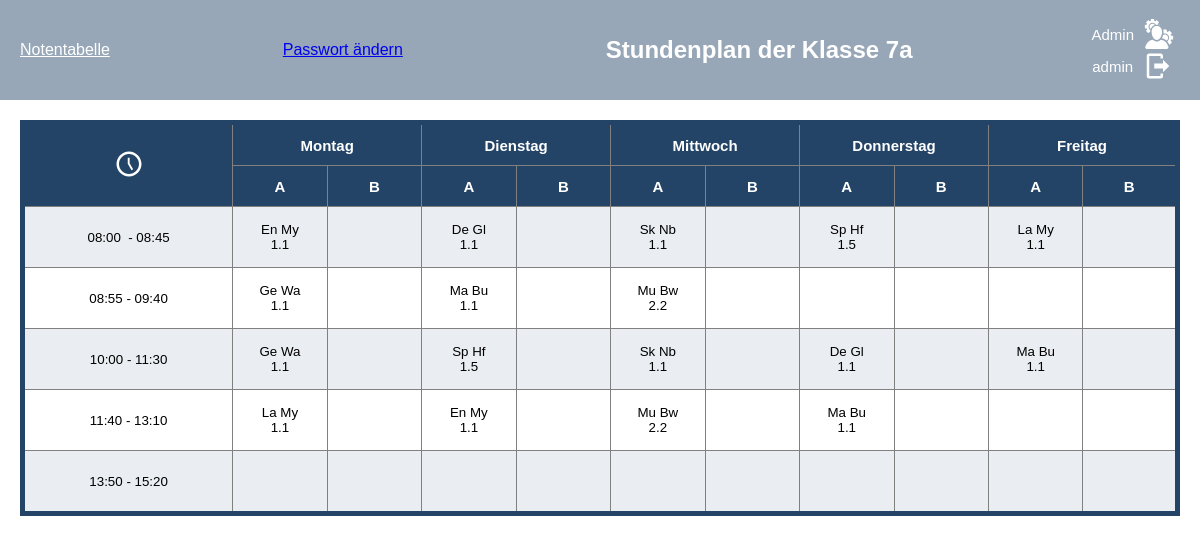
The app's page /schedule/7a/ (signed in) with its own data.
### stundenplan/models.py (models this page shows, shortened)
class Subject(models.Model):
    abkuerzung = models.CharField(max_length=10, unique=True)
    name = models.CharField(max_length=100, unique=True)
    grade = models.ManyToManyField(Grade, through='Subject_Grade')
    class Meta:
        verbose_name = 'Fach'
        verbose_name_plural = 'Fächer'
    pass

class Teacher(models.Model):
    first_name = models.CharField(max_length=30)
    last_name = models.CharField(max_length=30)
    short_name = models.CharField(max_length=3)
    subjects = models.ManyToManyField(Subject)
    class Meta:
        verbose_name = 'Lehrer'
        verbose_name_plural = 'Lehrer'
    pass

class Room(models.Model):
    room_number = models.CharField(max_length=30, unique=True)
    faecher = models.ManyToManyField(Subject)
    class Meta:
        verbose_name = 'Raum'
        verbose_name_plural = 'Räume'
    def __str__(self):
        return f"{self.room_number}"

### stundenplan/views.py (the view)
# urls.py: path('', index_view, name='index_view'),
@login_required
def index_view(request, bezeichnung):
    user = request.user
    if request.user.is_superuser or request.user.profile.klasse.bezeichnung == bezeichnung:
        context = get_plan(user, bezeichnung)
        return render(request, 'index.html', context)
    else:
        return render(request, '404.html')

### stundenplan/get_plan.py (called while the page is built)
def custom_subject_filter(klasse, lesson_number, weekday, week_choice):
    week_instance = Week.objects.get(week_choice=week_choice)
    lesson = Lesson.objects.filter(
        klasse=klasse,
        lesson_number=lesson_number,
        weekday=weekday,
        week_choice=week_instance,
    ).first()
    return lesson.subject.abkuerzung if lesson else ""

def custom_teacher_filter(klasse, lesson_number, weekday, week_choice):
    week_instance = Week.objects.get(week_choice=week_choice)
    lesson = Lesson.objects.filter(
        klasse=klasse,
        lesson_number=lesson_number,
        weekday=weekday,
        week_choice=week_instance,
    ).first()
    return lesson.teacher.short_name if lesson else ""

def custom_room_filter(klasse, lesson_number, weekday, week_choice):
    week_instance = Week.objects.get(week_choice=week_choice)
    lesson = Lesson.objects.filter(
        klasse=klasse,
        lesson_number=lesson_number,
        weekday=weekday,
        week_choice=week_instance,
    ).first()
    return lesson.room_number if lesson else ""

def set_username(user):
    if user.first_name and user.last_name:
        username = user.first_name + " " + user.last_name
    else:
        username = user.username
    return username

### templates/index.html (shortened to what this page needs)
<!DOCTYPE html>
<html lang="de">
<head>
    {% load static %}
    <link rel="stylesheet" type="text/css" href="{% static 'index.css' %}">
</head>
<body>
    <div class="header">
        <a class="notentabell-view" href="{% url 'index_view' %}">Notentabelle</a>
        <a href="{% url 'change_password' %}">Passwort ändern</a>
        <h1 class="header-heading">Stundenplan der Klasse {{klassenname}}</h1>
        <div class="logout-container" >
            {% if user.is_superuser %}
                <form method="post" action="{% url 'admin:index' %}">
                    <button type="submit" class="logout-button">
                        <a>Admin</a>
                    </button>
                </form>
            {% endif %}
            <form method="post" action="{% url 'logout' %}">
                <button type="submit" class="logout-button">
                    <div>{{username}}</div>
                    <svg class="logout" xmlns="http://www.w3.org/2000/svg" viewBox="0 0 24 24"><path d="M16,17V14H9V10H16V7L21,12L16,17M14,2A2,2 0 0,1 16,4V6H14V4H5V20H14V18H16V20A2,2 0 0,1 14,22H5A2,2 0 0,1 3,20V4A2,2 0 0,1 5,2H14Z" /></svg>
                </button>
            </form>
        </div>
    </div>
    <div class="content">
        <table class="table table-striped table-bordered table-hover doFixed">
            <thead>
                <tr class="darkrow">
                    <th rowspan="2"><svg class="clock" xmlns="http://www.w3.org/2000/svg" viewBox="0 0 24 24"><path d="M12 20C16.4 20 20 16.4 20 12S16.4 4 12 4 4 7.6 4 12 7.6 20 12 20M12 2C17.5 2 22 6.5 22 12S17.5 22 12 22C6.5 22 2 17.5 2 12C2 6.5 6.5 2 12 2M15.3 16.2L14 17L11 11.8V7H12.5V11.4L15.3 16.2Z" /></svg></th>
                    <th colspan="2">Montag</th>
                    <th colspan="2">Dienstag</th>
                    <th colspan="2">Mittwoch</th>
                    <th colspan="2">Donnerstag</th>
                    <th colspan="2">Freitag</th>
                </tr>
                <tr class="darkrow">
                    <th>A</th>
                    <th>B</th>
                    <th>A</th>
                    <th>B</th>
                    <th>A</th>
                    <th>B</th>
                    <th>A</th>
                    <th>B</th>
                    <th>A</th>
                    <th>B</th>
                </tr>
            </thead>
            <tbody>
                <tr class="darkrow 1.Stunde">
                    <td class="breack_word" data-label="Zeit">08:00 &nbsp- 08:45</td>
                    <td data-label="Montag A" colspan="1">{{monA1}}&nbsp;{{monA1Name}}<br>{{monA1Nr}}</td>
                    <td data-label="Montag B" colspan="1">{{monB1}}&nbsp;{{monB1Name}}<br>{{monB1Nr}}</td>
                    <td data-label="Dienstag A" colspan="1">{{tueA1}}&nbsp;{{tueA1Name}}<br>{{tueA1Nr}}</td>
                    <td data-label="Dienstag B" colspan="1">{{tueB1}}&nbsp;{{tueB1Name}}<br>{{tueB1Nr}}</td>
                    <td data-label="Mittwoch A" colspan="1">{{wedA1}}&nbsp;{{wedA1Name}}<br>{{wedA1Nr}}</td>
                    <td data-label="Mittwoch B" colspan="1">{{wedB1}}&nbsp;{{wedB1Name}}<br>{{wedB1Nr}}</td>
                    <td data-label="Donnerstag A" colspan="1">{{thuA1}}&nbsp;{{thuA1Name}}<br>{{thuA1Nr}}</td>
                    <td data-label="Donnerstag B" colspan="1">{{thuB1}}&nbsp;{{thuB1Name}}<br>{{thuB1Nr}}</td>
                    <td data-label="Freitag A" colspan="1">{{friA1}}&nbsp;{{friA1Name}}<br>{{friA1Nr}}</td>
                    <td data-label="Freitag B" colspan="1">{{friB1}}&nbsp;{{friB1Name}}<br>{{friB1Nr}}</td>
                </tr>
                <tr class="2.Stunde">
                    <td data-label="Zeit">08:55 - 09:40</td>
                    <td data-label="Montag A" colspan="1">{{monA2}}&nbsp;{{monA2Name}}<br>{{monA2Nr}}</td>
                    <td data-label="Montag B" colspan="1">{{monB2}}&nbsp;{{monB2Name}}<br>{{monB2Nr}}</td>
                    <td data-label="Dienstag A" colspan="1">{{tueA2}}&nbsp;{{tueA2Name}}<br>{{tueA2Nr}}</td>
                    <td data-label="Dienstag B" colspan="1">{{tueB2}}&nbsp;{{tueB2Name}}<br>{{tueB2Nr}}</td>
                    <td data-label="Mittwoch A" colspan="1">{{wedA2}}&nbsp;{{wedA2Name}}<br>{{wedA2Nr}}</td>
                    <td data-label="Mittwoch B" colspan="1">{{wedB2}}&nbsp;{{wedB2Name}}<br>{{wedB2Nr}}</td>
                    <td data-label="Donnerstag A" colspan="1">{{thuA2}}&nbsp;{{thuA2Name}}<br>{{thuA2Nr}}</td>
                    <td data-label="Donnerstag B" colspan="1">{{thuB2}}&nbsp;{{thuB2Name}}<br>{{thuB2Nr}}</td>
                    <td data-label="Freitag A" colspan="1">{{friA2}}&nbsp;{{friA2Name}}<br>{{friA2Nr}}</td>
                    <td data-label="Freitag B" colspan="1">{{friB2}}&nbsp;{{friB2Name}}<br>{{friB2Nr}}</td>
                </tr>
                <tr class="darkrow 3./4. Stunde">
                    <td data-label="Zeit">10:00 - 11:30</td>
                    <td data-label="Montag A" colspan="1">{{monA3_4}}&nbsp;{{monA3_4Name}}<br>{{monA3_4Nr}}</td>
                    <td data-label="Montag B" colspan="1">{{monB3_4}}&nbsp;{{monB3_4Name}}<br>{{monB3_4Nr}}</td>
                    <td data-label="Dienstag A" colspan="1">{{tueA3_4}}&nbsp;{{tueA3_4Name}}<br>{{tueA3_4Nr}}</td>
                    <td data-label="Dienstag B" colspan="1">{{tueB3_4}}&nbsp;{{tueB3_4Name}}<br>{{tueB3_4Nr}}</td>
                    <td data-label="Mittwoch A" colspan="1">{{wedA3_4}}&nbsp;{{wedA3_4Name}}<br>{{wedA3_4Nr}}</td>
                    <td data-label="Mittwoch B" colspan="1">{{wedB3_4}}&nbsp;{{wedB3_4Name}}<br>{{wedB3_4Nr}}</td>
                    <td data-label="Donnerstag A" colspan="1">{{thuA3_4}}&nbsp;{{thuA3_4Name}}<br>{{thuA3_4Nr}}</td>
                    <td data-label="Donnerstag B" colspan="1">{{thuB3_4}}&nbsp;{{thuB3_4Name}}<br>{{thuB3_4Nr}}</td>
                    <td data-label="Freitag A" colspan="1">{{friA3_4}}&nbsp;{{friA3_4Name}}<br>{{friA3_4Nr}}</td>
                    <td data-label="Freitag B" colspan="1">{{friB3_4}}&nbsp;{{friB3_4Name}}<br>{{friB3_4Nr}}</td>
                </tr>
                <tr class="5./6. Stunde">
                    <td data-label="Zeit">11:40 - 13:10</td>
                    <td data-label="Montag A" colspan="1">{{monA5_6}}&nbsp;{{monA5_6Name}}<br>{{monA5_6Nr}}</td>
                    <td data-label="Montag B" colspan="1">{{monB5_6}}&nbsp;{{monB5_6Name}}<br>{{monB5_6Nr}}</td>
                    <td data-label="Dienstag A" colspan="1">{{tueA5_6}}&nbsp;{{tueA5_6Name}}<br>{{tueA5_6Nr}}</td>
                    <td data-label="Dienstag B" colspan="1">{{tueB5_6}}&nbsp;{{tueB5_6Name}}<br>{{tueB5_6Nr}}</td>
                    <td data-label="Mittwoch A" colspan="1">{{wedA5_6}}&nbsp;{{wedA5_6Name}}<br>{{wedA5_6Nr}}</td>
                    <td data-label="Mittwoch B" colspan="1">{{wedB5_6}}&nbsp;{{wedB5_6Name}}<br>{{wedB5_6Nr}}</td>
                    <td data-label="Donnerstag A" colspan="1">{{thuA5_6}}&nbsp;{{thuA5_6Name}}<br>{{thuA5_6Nr}}</td>
                    <td data-label="Donnerstag B" colspan="1">{{thuB5_6}}&nbsp;{{thuB5_6Name}}<br>{{thuB5_6Nr}}</td>
                    <td data-label="Freitag A" colspan="1">{{friA5_6}}&nbsp;{{friA5_6Name}}<br>{{friA5_6Nr}}</td>
                    <td data-label="Freitag B" colspan="1">{{friB5_6}}&nbsp;{{friB5_6Name}}<br>{{friB5_6Nr}}</td>
                </tr>
                <tr class="darkrow 7./8. Stunde">
                    <td data-label="Zeit">13:50 - 15:20</td>
                    <td data-label="Montag A" colspan="1">{{monA7_8}}&nbsp;{{monA7_8Name}}<br>{{monA7_8Nr}}</td>
                    <td data-label="Montag B" colspan="1">{{monB7_8}}&nbsp;{{monB7_8Name}}<br>{{monB7_8Nr}}</td>
                    <td data-label="Dienstag A" colspan="1">{{tueA7_8}}&nbsp;{{tueA7_8Name}}<br>{{tueA7_8Nr}}</td>
                    <td data-label="Dienstag B" colspan="1">{{tueB7_8}}&nbsp;{{tueB7_8Name}}<br>{{tueB7_8Nr}}</td>
                    <td data-label="Mittwoch A" colspan="1">{{wedA7_8}}&nbsp;{{wedA7_8Name}}<br>{{wedA7_8Nr}}</td>
                    <td data-label="Mittwoch B" colspan="1">{{wedB7_8}}&nbsp;{{wedB7_8Name}}<br>{{wedB7_8Nr}}</td>
                    <td data-label="Donnerstag A" colspan="1">{{thuA7_8}}&nbsp;{{thuA7_8Name}}<br>{{thuA7_8Nr}}</td>
                    <td data-label="Donnerstag B" colspan="1">{{thuB7_8}}&nbsp;{{thuB7_8Name}}<br>{{thuB7_8Nr}}</td>
                    <td data-label="Freitag A" colspan="1">{{friA7_8}}&nbsp;{{friA7_8Name}}<br>{{friA7_8Nr}}</td>
                    <td data-label="Freitag B" colspan="1">{{friB7_8}}&nbsp;{{friB7_8Name}}<br>{{friB7_8Nr}}</td>
                </tr>
            </tbody>
        </table>
    </div>
</body>
</html>

### static/index.css (style rules this page uses)
:root { --background-color: #ffffff; --second-background-color: #E5E1DA; --darkrow: #23456718; --dark-accent: rgb(35,68,103); --ligth-accent: #b1dae7; --dark-font: #27374D; --ligth-font: white; }
body { display: flex; justify-content: center; align-items: center; flex-direction: column; font-family: Arial, Helvetica, sans-serif; background-color: var(--background-color); margin: 0; padding: 0; }
.header { position: fixed; background-color: #97a7b7; width: 100%; left: 0; top: 0; color: var(--ligth-font); display: flex; align-items: center; justify-content: space-between; height: 100px; padding: 0 20px; box-sizing: border-box; }
.header-heading { padding-left: 30px; font-size: 1.5rem; }
.logout-container { display: flex; align-items: center; flex-direction: column; }
.logout { height: 30px; width: 30px; fill: var(--ligth-font); }
.logout-button { background-color: transparent; color: var(--ligth-font); border: none; font-size: 15px; cursor: pointer; display: flex; align-items: center; gap: 10px; }
.content { margin-top: 100px; width: 100%; overflow-x: auto; padding: 20px; box-sizing: border-box; }
table { table-layout: fixed; width: 100%; max-width: 1200px; margin: 0 auto; border-collapse: collapse; border: var(--dark-accent) solid 5px; }
th, td { width: 10%; height: 50px; text-align: center; vertical-align: middle; font-size: 10pt; padding: 5px; border: 1px solid gray; word-wrap: break-word; overflow-wrap: break-word; }
th { background-color: var(--dark-accent); color: var(--ligth-font); font-size: 15px !important; height: 30px !important; }
th:last-child, td:last-child { width: 10% !important; }
tbody tr { height: 50px; }
.darkrow { background-color: var(--darkrow); }
.clock { height: 30px; width: auto; color: var(--ligth-font); fill: var(--ligth-font); }
.notentabell-view { color: var(--ligth-font); text-decoration: underline; cursor: pointer; }

### records on screen
Subject: abkuerzung "En"
Teacher: short_name "My"
Room: room_number "1.1"
Subject: abkuerzung "De"
Teacher: short_name "Gl"
Subject: abkuerzung "Sk"
Teacher: short_name "Nb"
Subject: abkuerzung "Sp"
Teacher: short_name "Hf"
Room: room_number "1.5"
Subject: abkuerzung "La"
Subject: abkuerzung "Ge"
Teacher: short_name "Wa"
Subject: abkuerzung "Ma"
Teacher: short_name "Bu"
Subject: abkuerzung "Mu"
Teacher: short_name "Bw"
Room: room_number "2.2"

### other values on screen
{{ klassenname }} "7a"
{{ username }} "admin"
